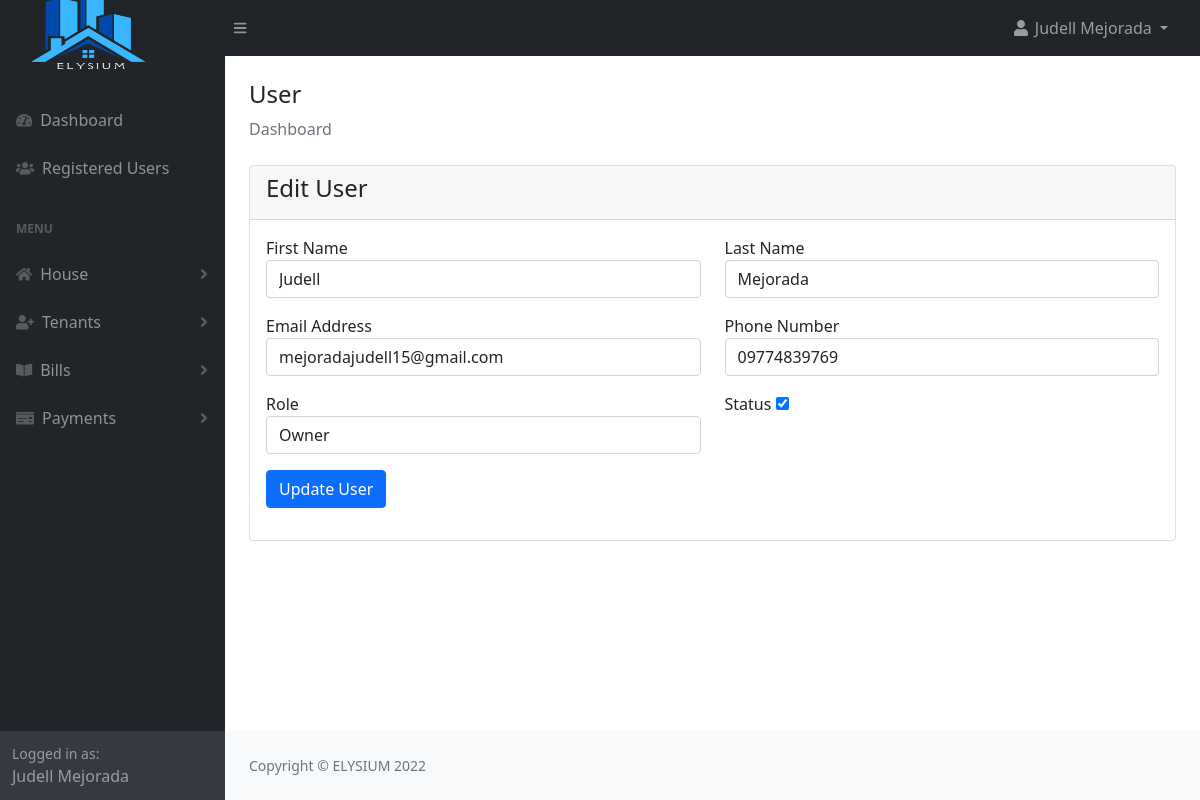
Screenshot of /admin/edit-register.php?id=1 (signed in) with the database file from the repository.
### tables this page shows
CREATE TABLE `users` (
  `id` int(11) NOT NULL,
  `fname` varchar(191) NOT NULL,
  `lname` varchar(191) NOT NULL,
  `email` varchar(191) NOT NULL,
  `phone` varchar(15) DEFAULT NULL,
  `password` varchar(191) NOT NULL,
  `verify_token` varchar(200) NOT NULL,
  `role_as` tinyint(1) NOT NULL DEFAULT 0,
  `status` tinyint(1) NOT NULL DEFAULT 0 COMMENT '0-inactive, 1 -active, 2- delete',
  `created_at` timestamp NOT NULL DEFAULT current_timestamp()
);

### admin/edit-register.php (the view, shortened to what this page needs)
<?php
include("authentication.php");
include("includes/header.php");
?>
<div class="container-fluid px-4">
    <h4 class="mt-4">User</h4>
    <ol class="breadcrumb mb-4">
        <li class="breadcrumb-item active">Dashboard</li>
    </ol>
    <div class="row">
        <div class="col-md-12">
            <div class="card">
                <div class="card-header">
                    <h4>Edit User</h4>
                </div>
                <div class="card-body">
                    <?php
                    if(isset($_GET['id']))
                    {
                        $user_id = $_GET['id'];
                        $users = "SELECT * FROM users WHERE id='$user_id'";
                        $users_run = mysqli_query($con, $users);
                        if(mysqli_num_rows($users_run) > 0)
                        {
                            foreach($users_run as $user)
                            {
                            ?>
                            <form action="code.php" method="POST">
                                <div class="row">
                                    <div class="col-md-6 mb-3">
                                        <label for="">First Name</label>
                                        <input type="text" name="fname" value= "<?=$user['fname'];?>" class="form-control">
                                    </div>
                                    <div class="col-md-6 mb-3">
                                        <label for="">Last Name</label>
                                        <input type="text" name="lname" value= "<?=$user['lname'];?>" class="form-control">
                                    </div>
                                    <div class="col-md-6 mb-3">
                                        <label for="">Email Address</label>
                                        <input type="text" name="email" value= "<?=$user['email'];?>" class="form-control">
                                    </div>
                                    <div class="col-md-6 mb-3">
                                        <label for="">Phone Number</label>
                                        <input type="text" name="phone" value= "<?=$user['phone'];?>" class="form-control">
                                    </div>
                                    <div class="col-md-6 mb-3">
                                        <label for="">Role</label>
                                        <select name="role_as" required class="form-control">
                                            <option value="1" <?=$user['role_as'] == '1' ? 'selected':''?>>Owner</option>
                                        </select>
                                    </div>
                                    <div class="col-md-6 mb-3">
                                        <label for="">Status</label>
                                        <input type="checkbox" name = "status" <?=$user['status'] == '1' ? 'checked':''?> width="70px" height="70px">
                                    </div>
                                    <div class="col-md-6 mb-3">
                                        <button type="submit"  onclick="return confirm('Are you sure you want to Edit?')" name="update_user" class="btn btn-primary">Update User</button>
                                    </div>
                                </div>
                            </form>
                            <?php
                            }
                        }
                        else
                        {
                            ?>
                            <h4>No Record Found</h4>
                            <?php
                        }
                    }
                    ?>
                </div>
            </div>
        </div>
    </div>
</div>
<?php
include("includes/footer.php");
include("includes/scripts.php");
?>

### rows the page displays
users: fname "Judell", lname "Mejorada", email "mejoradajudell15@gmail.com", phone "09774839769", role_as "Owner", status "☑"

### other values shown
$_SESSION['auth_user']['user_name'] "Judell Mejorada"
